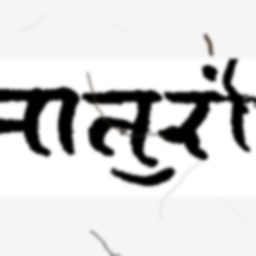
#> input picture test_samples/documents_0200.png, 256 x 256 px
$ python -i degradation.py   (imports and definitions only)
#> lines starting #> are read from the running program, lines starting #| are printed output that depends on the picture
import cv2
import numpy as np
import random

# [5 lines left out: function add_gaussian_noise, not called in this run]

def add_salt_and_pepper_noise(image, amount=0.015, salt_vs_pepper=0.5):
    noisy_image = image.copy()
    h, w, c = noisy_image.shape
    num_noise = int(amount * h * w)

    # Salt (white pixels)
    num_salt = int(num_noise * salt_vs_pepper)
    coords_salt = [np.random.randint(0, i - 1, num_salt) for i in [h, w]]
    noisy_image[coords_salt[0], coords_salt[1], :] = 255

    # Pepper (black pixels)
    num_pepper = int(num_noise * (1.0 - salt_vs_pepper))
    coords_pepper = [np.random.randint(0, i - 1, num_pepper) for i in [h, w]]
    noisy_image[coords_pepper[0], coords_pepper[1], :] = 0

    return noisy_image

def apply_blur(image, blur_type="gaussian", size=5):
    if size % 2 == 0:
        size += 1
    size = max(3, size)

    if blur_type == "gaussian":
        return cv2.GaussianBlur(image, (size, size), 0)
    elif blur_type == "motion":
        kernel = np.zeros((size, size))
        angle = random.randint(0, 360)
        rad = np.deg2rad(angle)
        dx, dy = np.cos(rad), np.sin(rad)
        center = size // 2
        for i in range(size):
            offset = i - center
            x = int(round(center + offset * dx))
            y = int(round(center + offset * dy))
            if 0 <= x < size and 0 <= y < size:
                kernel[y, x] = 1.0
        kernel /= kernel.sum()
        return cv2.filter2D(image, -1, kernel)
    return image

# [68 lines left out: functions draw_scratches, draw_stains, not called in this run]

def apply_general_degradation(image, severity=0.5):
    """
    Applies noise, blur, scratches, and stains to an RGB image.
    Returns: (degraded_image, damage_mask)
    """
    h, w, c = image.shape
    degraded = image.copy()
    damage_mask = np.zeros((h, w), dtype=np.uint8)

    # 1. Stains
    if random.random() < 0.6:
        num_stains = int(1 + severity * 4)
        max_r = int(20 + severity * 40)
        degraded = draw_stains(degraded, damage_mask, num_stains=num_stains, max_radius=max_r)

    # 2. Scratches
    if random.random() < 0.7:
        num_sc = int(1 + severity * 8)
        max_l = int(40 + severity * 120)
        degraded = draw_scratches(degraded, damage_mask, num_scratches=num_sc, max_length=max_l)

    # 3. Blur (Global defect, doesn't add to localized damage mask)
    if random.random() < 0.5:
        size = int(3 + severity * 8)
        b_type = random.choice(["gaussian", "motion"])
        degraded = apply_blur(degraded, blur_type=b_type, size=size)

    # 4. Noise (Global defect, doesn't add to localized damage mask)
    if random.random() < 0.5:
        n_type = random.choice(["gaussian", "salt_and_pepper"])
        if n_type == "gaussian":
            sigma = int(5 + severity * 30)
            degraded = add_gaussian_noise(degraded, sigma=sigma)
        else:
            amount = 0.005 + severity * 0.03
            degraded = add_salt_and_pepper_noise(degraded, amount=amount)
            # Add salt & pepper dots to damage mask
            # Detect black/white changes
            diff = cv2.absdiff(degraded, image)
            diff_gray = cv2.cvtColor(diff, cv2.COLOR_RGB2GRAY)
            damage_mask[diff_gray > 200] = 255

    return degraded, damage_mask

# [5 lines not run here, left out]

>>> import cv2
>>> picture = cv2.cvtColor(cv2.imread('../test_samples/documents_0200.png'), cv2.COLOR_BGR2RGB)
>>> result = apply_general_degradation(picture)
#> in apply_blur, `return cv2.filter2D(image, -1, kernel)`:
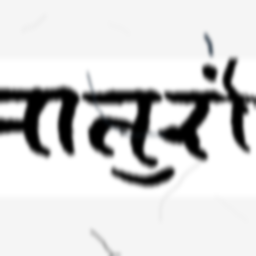
#> returned value: shape (256, 256, 3); mean of channels 0, 1, 2 214, 213.9, 213.9; drawn as B, G, R
#> in add_salt_and_pepper_noise, `noisy_image[coords_pepper[0], coords_pepper[1], :] = 0`:
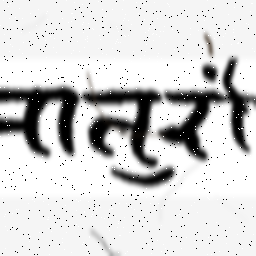
#> noisy_image: shape (256, 256, 3); mean R, G, B 212.3, 212.2, 212.2
#> in apply_general_degradation, `diff = cv2.absdiff(degraded, image)`:
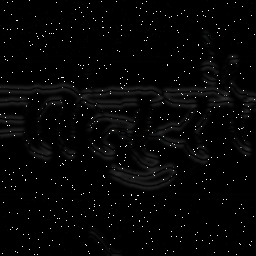
#> diff: shape (256, 256, 3); mean R, G, B 5.6, 5.6, 5.6

$ run again, on test_samples/documents_0418.png
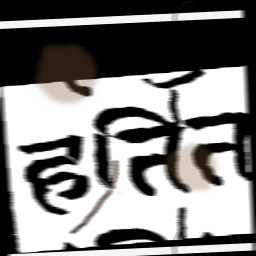
#> input picture test_samples/documents_0418.png, 256 x 256 px
#> in add_salt_and_pepper_noise, `noisy_image[coords_pepper[0], coords_pepper[1], :] = 0`:
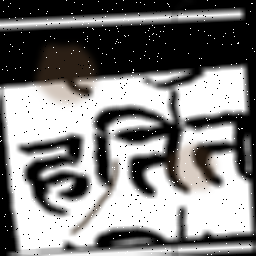
#> noisy_image: shape (256, 256, 3); mean R, G, B 128.7, 127.8, 127.1
#> in apply_general_degradation, `diff = cv2.absdiff(degraded, image)`:
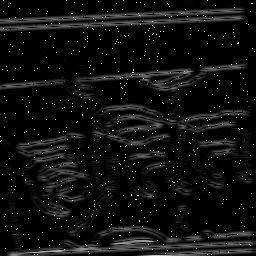
#> diff: shape (256, 256, 3); mean R, G, B 15.8, 15.8, 15.8

$ run again, on test_samples/documents_0427.png
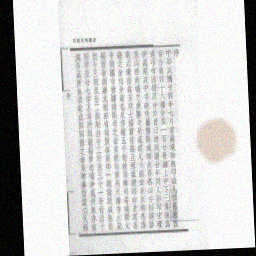
#> input picture test_samples/documents_0427.png, 256 x 256 px
#> in add_salt_and_pepper_noise, `noisy_image[coords_pepper[0], coords_pepper[1], :] = 0`:
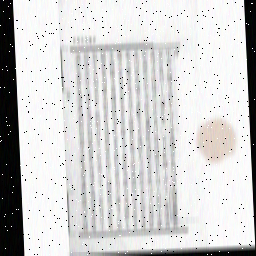
#> noisy_image: shape (256, 256, 3); mean R, G, B 208.3, 208, 207.8
#> in apply_general_degradation, `diff = cv2.absdiff(degraded, image)`:
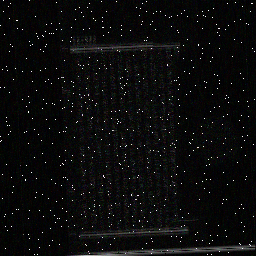
#> diff: shape (256, 256, 3); mean R, G, B 11.1, 11.1, 11.1
